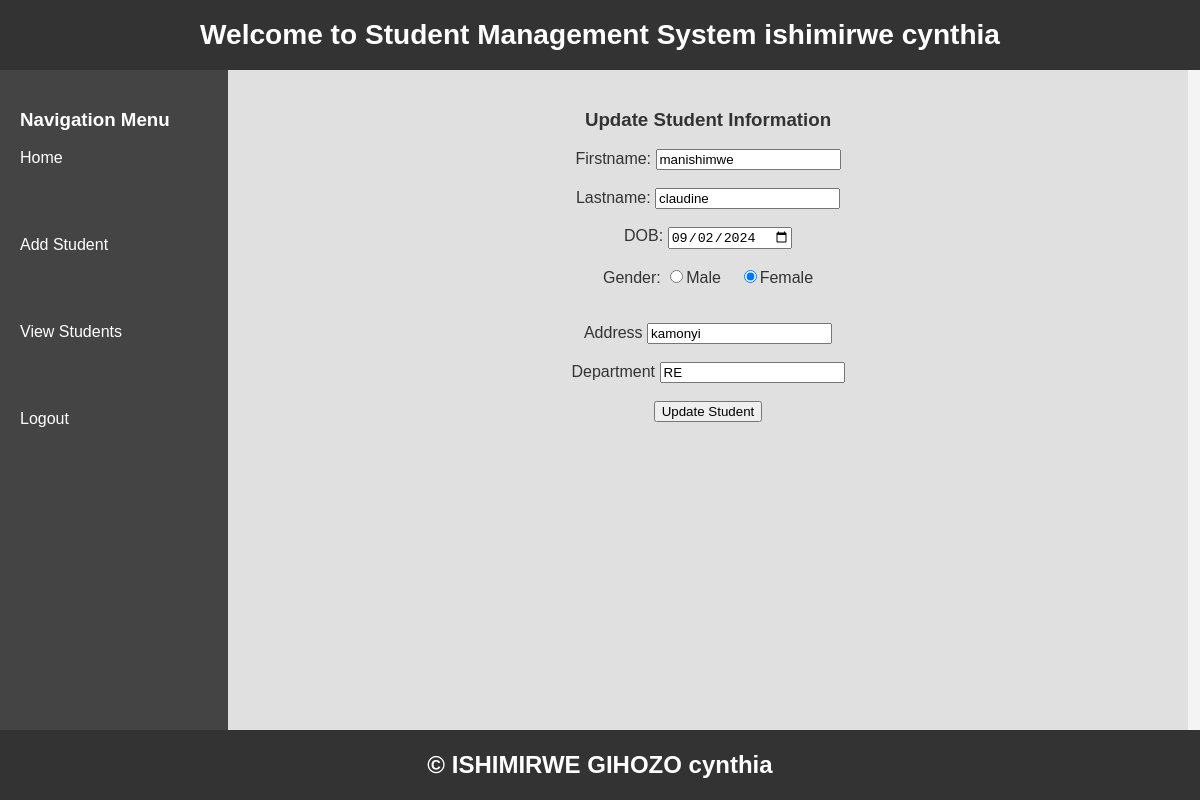
/update.php?Id=3 (signed in), run on the app's committed database.
### tables this page shows
CREATE TABLE `students` (
  `Id` int(7) NOT NULL,
  `FirstName` varchar(50) NOT NULL,
  `LastName` varchar(50) NOT NULL,
  `DOB` date NOT NULL,
  `Gender` varchar(50) NOT NULL,
  `Address` varchar(50) NOT NULL,
  `Department` varchar(50) NOT NULL
);

### update.php (the view, shortened to what this page needs)
<?php
include('connection.php');
if(isset($_SESSION['UserName'])){
    $username=$_SESSION['UserName'];
}
else{
    header("location:index.php");
}
?>
<!DOCTYPE html>
<html lang="en">
<head>
</head>
<body>
    <div id="header">
    <h3>Welcome to Student Management System
    <?php echo $username; ?>
    </h3>
    </div>
    <div id="body">
    <div id="nav">
        <h3>Navigation Menu</h3>
        <ul>
        <li><a href="home.php">Home</a></li><br><br><br>
        <li><a href="addstudent.php">Add Student</a></li><br><br><br>
        <li><a href="viewstudent.php">View Students</a></li><br><br><br>
        <li><a href="logout.php">Logout</a></li>
    </ul>
    </div>
    <div id="right">
        <?php
        $id=$_GET['Id'];
        $select="SELECT * FROM students WHERE Id=$id";
        $q=mysqli_query($conn,$select);
        while($row=mysqli_fetch_assoc($q)){
        ?>
        <center>
            <form action="#" method="POST">
            <h3>Update Student Information</h3>
                    <label>Firstname:</label>
                    <input type="text" name="firstname" required value="<?php echo $row['FirstName']; ?>"><br><br>
                    <label>Lastname:</label>
                    <input type="text" name="lastname" required value="<?php echo $row['LastName']; ?>"><br><br>
                    <label>DOB:</label>
                    <input type="date" name="dob" required value="<?php echo $row['DOB'] ?>"><br><br>
                    <label>Gender:</label>
                    <input type="radio" name="gender" value="Male"<?php if(isset($row['Gender']) && $row['Gender']=='Male')echo 'checked' ;  ?>>Male &nbsp;&nbsp;
                    <input type="radio" name="gender" value="Female"<?php if(isset($row['Gender'])&& $row['Gender']=='Female')echo 'checked'; ?>>Female<br><br><br>
                    <label>Address</label>
                     <input type="text" name="address" required value="<?php echo $row['Address']; ?>"><br><br>
                    <th>Department</th>
                    <input type="text" name="department"  required value="<?php echo $row['Department']; ?>"><br><br>
                <input type="submit" name="update" value="Update Student">
                </form>
        </center>
        <?php } ?>
    </div>
    </div>
    <div id="footer">
    <center>
        <h2>&copy; ISHIMIRWE GIHOZO cynthia</h2>
    </center>
    </div>
</body>
</html>

### update.php (style rules this page uses)
body { font-family: Arial, sans-serif; margin: 0; padding: 0; box-sizing: border-box; background-color: #f4f4f4; }
#header { width: 100%; height: 70px; background-color: #333; color: white; display: flex; align-items: center; justify-content: center; font-size: 24px; }
#nav { width: 19%; height: calc(100vh - 140px); background-color: #444; color: white; float: left; padding: 20px; box-sizing: border-box; }
#nav ul { list-style-type: none; padding: 0; }
#nav ul li { margin-bottom: 15px; }
#nav ul li a { text-decoration: none; color: white; display: block; padding: 0px; border-radius: 5px; }
#right { width: 80%; height: calc(100vh - 140px); float: left; padding: 20px; box-sizing: border-box; background-color: #e0e0e0; color: #333; }
#body { width: 100%; height: 400px; border: none; color: black; }
#footer { width: 100%; height: 70px; background-color: #333; color: white; display: flex; align-items: center; justify-content: center; position: relative; clear: both; }

### data on the page
students: firstname "manishimwe", lastname "claudine", dob "09/02/2024", Gender "☑", address "kamonyi", department "RE"

### other printed values
$username "ishimirwe cynthia"
